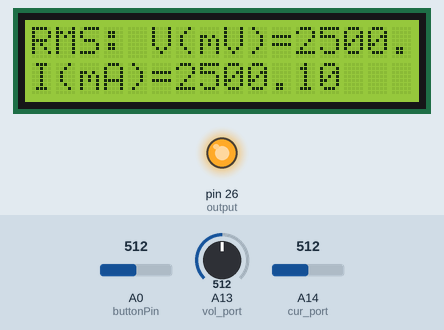
This sketch was run on a simulated Arduino Mega 2560, built with avr-gcc and run on an emulated ATmega2560. On the bench: 16×2 character LCD, output pins drawn as LEDs (lit = HIGH). Inputs (shaded band) come from the test bench; at power-on: A0 (buttonPin) = 512, A13 (vol_port) = 512, A14 (cur_port) = 512.

Above: at 1.7 s.
1.8 s: A0 (buttonPin) set to 11
3.3 s: A0 (buttonPin) set to 8
At 3.7 s:
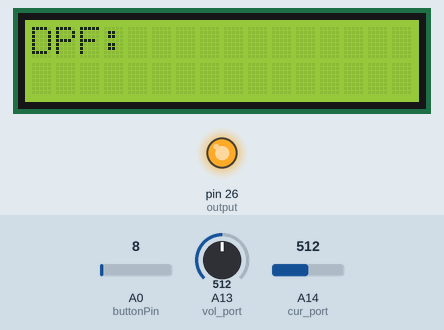
At 4.6 s:
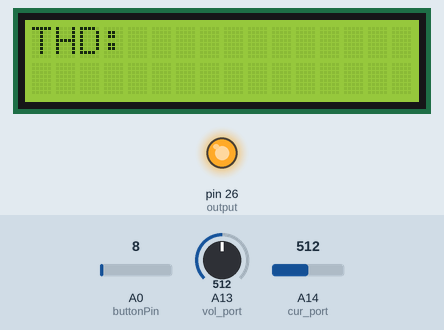
Timing chart, 0 to 6.3 s (numbered marks = the images above; inputs shaded):
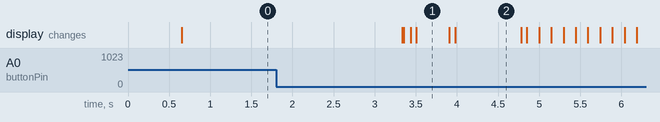

The sketch:

TASK2_test.ino
```cpp
#include <arduinoFFT.h>
#include <LiquidCrystal.h>
#include <MsTimer2.h>
#define sig_freq 4
#define v_offset 0 //assume there is a sensor, which scale and offset the signal
#define c_offset 0 //assume there is a sensor, which scale and offset the signal
#define samp_freq 1000
#define samp_data_NO 256  //2*12,(2T)signal frequency as 50Hz, 24 times of sig_freq, 20*50/50=20
#define vol_port 13 //13 as input to sample voltage
#define cur_port 14 //14 input to sample current
#define output 26 //26 output to control conpensation

LiquidCrystal lcd(8, 9, 4, 5, 6, 7);
// select the pins used on the LCD panel
const PROGMEM int oneP_NO= samp_freq/sig_freq;
const PROGMEM double scale = 0.004883; //5 / 1024
static int tick = 0; // count how many samples being sampled
int i=0;
const PROGMEM long samp_time = 1/samp_freq * 1000; //ms
//Arduino (Atmega) pins default to inputs

arduinoFFT FFT = arduinoFFT(); /* Create FFT object */
static unsigned char samp_flag = 0;
static unsigned char finish_flag = 0;
double vReal[samp_data_NO];
double cReal[samp_data_NO];
double Imag[samp_data_NO] = {0.0};
//double Imag[samp_data_NO] = {0.0};
double *vSamp_add = vReal;
double *cSamp_add = cReal;
/******************sample data every samp_time ms**********************/
int vol_samp, cur_samp;
int vol_max_val, cur_max_val;
int fake_count=0;
void sampling()
{

*vSamp_add = (analogRead(vol_port) - v_offset)*scale; // sample voltage
*cSamp_add = (analogRead(cur_port) - c_offset)*scale; //sample current
//*vSamp_add = (1024 - v_offset)*scale; // sample voltage
//*cSamp_add = (206 - c_offset)*scale; //sample current
//*vSamp_add = 5*sqrt(2)*sin(314*tick/samp_data_NO); // sample voltage
//*cSamp_add = 5*sqrt(2)*sin(314*tick/samp_data_NO+0.785); //sample current

tick++; vSamp_add++; cSamp_add++; //shit pointer and counter operation
if(tick == samp_data_NO)
{
vSamp_add = vReal; //point to the head
cSamp_add = cReal;
tick=0; //clearing counting
samp_flag = 1; //flag to tell enough data
MsTimer2::stop(); // enough data, stop sampling
}
}
/*****************data offset remove****************************/
double *data_offset_remove(double *raw_data,int data_len,int maximum )
{
double data[samp_data_NO];
double divisor = double(maximum) * scale/2;
for(i=0;i<data_len;i++)
{
data[i] = raw_data[i] - divisor;
}
}

/***************************************************************/
//RMS needed
float RMS_vol = 0, RMS_cur = 0;
float vol_temp, cur_temp;
/*************calculate RMS*******************/

double RMS_cal(double *input)
{
double sum=0.0;
//Serial.println("inRMS");
for(i=0;i<oneP_NO;i++)
{
sum += sq(input[i]);
//Serial.println(input[i]);
}
sum = sqrt(sum/oneP_NO);
//Serial.println("end");
//Serial.println("");
return sum;
}
/*******************real power***************************/
double P_cal(double *vol, double *cur)
{
//Serial.println("inP");
//Serial.println(muti);
//Serial.println("");
double p_pow;
for(i=0;i<oneP_NO;i++)
{
p_pow += vol[i]*cur[i];
//Serial.println(p_pow);
}
//Serial.println("");
p_pow = p_pow/oneP_NO;
//Serial.println(p_pow);
//Serial.println("end");
return p_pow;
}
/*************apparent power****************************/
double S_cal(double VRMS, double IRMS)
{
return VRMS * IRMS;
}
/*************q power****************************/
double Q_cal(double qpow, double spow)
{
return sqrt(sq(spow)-sq(qpow));
}
/*******************power factor****************************/
double PF_cal(double p_pow,double s_pow)
{
double tempPF=0;tempPF = p_pow/s_pow;
if(tempPF>1) tempPF=1;
if(tempPF<0) tempPF=0;
return tempPF;
}
//PF needed
/*******************cal PF***************************/
float PF;

//PQS needed
double S_pow, P_pow, Q_pow;
double S_pow1m, P_pow1m, Q_pow1m;
double S_pow3m, P_pow3m, Q_pow3m;

/******************find the harmonic peaks********************/
int peak_index[4]={0};
double harmonics[4]={0};
void find_peaks(double *input,int len)
{
double temp1=0,temp2=0,temp3=0,temp4=0;
double divisor = len/2;
//1st harmonic
for(i=1;i<len/2;i++)
{
if(input[i]>temp1){
temp1 = input[i];
peak_index[0]=i;
}
}
harmonics[0]=temp1/divisor;
//3rd harmonic
for(i=peak_index[0]+2;i<len;i++)
{
if(input[i]>temp2)
{
temp2 = input[i];
peak_index[1]=i;
}
}
harmonics[1]=temp2/divisor;
//5th harmonic
for(i=peak_index[1]+2;i<len;i++)
{
if(input[i]>temp3)
{
temp3 = input[i];
peak_index[2]=i;
}
}
harmonics[2]=temp3/divisor;
//7th harmonic
for(i=peak_index[2]+2;i<len;i++)
{
if(input[i]>temp4)
{
temp4 = input[i];
peak_index[3]=i;
}
}
harmonics[3]=temp4/divisor;
}
//harmonics needed

/**********************cal harmonics**************************/
//use after scaling
void cal_harmonics(double *real, double *image) //max can be cur or vol
{
//Serial.println("inFFT");
FFT.Windowing(real, samp_data_NO, FFT_WIN_TYP_HAMMING, FFT_FORWARD);
FFT.Compute(real, image, samp_data_NO, FFT_FORWARD); /* Compute FFT */
FFT.ComplexToMagnitude(real, image, samp_data_NO); /* Compute magnitudes */
find_peaks(real, samp_data_NO/2);
//Serial.println("end");
//Serial.println(harmonics[0]);
//Serial.println(harmonics[1]);
//Serial.println(harmonics[2]);
//Serial.println(harmonics[3]);
//Serial.println("");
for(i=0;i<samp_data_NO;i++)
{
//Serial.println(real[i]);
real[i]=0;
image[i]=0;
}
//Serial.println("end1");

}
/*******************************cal thd******************************/
//used after harmonics
double thd()
{
//Serial.println("inTHD");
double res =0;
res = sqrt((sq(harmonics[1])+ sq(harmonics[2]) +
sq(harmonics[3])))/harmonics[0];
//Serial.println(res);
//Serial.println("end");
//Serial.println("");
return res;
}
/*******************************cal thd******************************/
float DPF(float thd_cur)
{
return 1/sqrt(1+sq(thd_cur));
}
/*******************************************************************/
void setup() {
// put your setup code here, to run once:
lcd.begin(16, 2);              // start the library
pinMode(26, OUTPUT);
//Serial.begin(9600);
//lcd operation
lcd.print("hello,Arduino!");
lcd.setCursor(0,1);
lcd.print("initialized");
digitalWrite(output,HIGH);
delay(500);
// timer interrupt
MsTimer2::set(samp_time, sampling); //set interrupt, with samp_time as sampling period
MsTimer2::start();
}
int test_count=0;
int mode_switch=1;
const int buttonPin = 0;

double vReal_scaled[samp_data_NO],cReal_scaled[samp_data_NO];
float DFT_cal;
double thdV, thdI;
double P_eng=0, Q_eng=0;
double P_eng1m=0, Q_eng1m=0;
double P_eng3m=0, Q_eng3m=0;
double time_begin=0,time_now,time_diff =0,time_last =0;
long time30s = 30000;
long time1min = 60000;
long time3min = 180000;
long tEnd=0;
void loop() {
// put your main code here, to run repeatedly:
//Serial.println("LOOP_IN");
//Serial.println(mode_switch);
if(samp_flag)
{
//Serial.println("SD=");
for(i=0;i<samp_data_NO;i++)
{
//Serial.println(vReal[i]);
}
//Serial.println("endSP");
//Serial.println("");
memcpy(vReal_scaled,vReal,sizeof(vReal));
memcpy(cReal_scaled,cReal,sizeof(cReal));


int reading = analogRead(buttonPin);
   if(reading<10){
     //Read switch up
     mode_switch++;
     if(mode_switch==9)
     mode_switch = 8;
   }else if(reading>300 && reading<500){
     //Read switch down
     mode_switch--;
     if(mode_switch==0)
     mode_switch = 1;}
     else if (reading>50 && reading<200){
     digitalWrite(output,LOW);
     }
     else if (reading>200 && reading<300){
     digitalWrite(output,HIGH);
     }
     else{
     //No button is pressed;
   }

//Serial.println(26);


switch(mode_switch)
{
case 1: //rms
//Serial.println("rms:");
//Serial.println(oneP_NO);
lcd.clear();
lcd.print("RMS:"); //wehter to stop timer
//delay(500);
RMS_vol = RMS_cal(vReal_scaled);
RMS_cur = RMS_cal(cReal_scaled);
//lcd.clear();
//lcd.home(); //start form top left
lcd.setCursor(5,0);
lcd.print("V(mV)=");
lcd.print(RMS_vol*1000);
lcd.setCursor(0,1);
lcd.print("I(mA)=");
lcd.print(RMS_cur*1000);
//delay(500);
finish_flag = 1;
break;
case 3: //pf
lcd.clear();
lcd.print("PF:");
RMS_vol = RMS_cal(vReal_scaled);
RMS_cur = RMS_cal(cReal_scaled);
P_pow = P_cal(vReal_scaled,cReal_scaled);
//Serial.println("P=");
//Serial.println(P_pow);
S_pow = S_cal(RMS_vol,RMS_cur);
if(reading>600&&reading<800){
     Q_pow = 0;
     S_pow = P_pow;
   }
//Serial.println("S=");
//Serial.println(S_pow);
PF = PF_cal(P_pow,S_pow);
lcd.setCursor(0,1);
lcd.print("pf=");
lcd.print(PF);
//delay(500);
finish_flag = 1;
break;
case 4: //dpf
lcd.clear();
lcd.print("DPF:");
//vReal_scaled = data_scale(vReal,samp_data_NO);
//cReal_scaled = data_scale(cReal,samp_data_NO);
cal_harmonics(cReal_scaled, Imag);
DFT_cal = DPF(thd());
lcd.setCursor(5,0);
lcd.print("dist=");
lcd.print(DFT_cal);
lcd.setCursor(5,1);
lcd.print("disp=");
lcd.print(PF/DFT_cal);

//delay(300);
finish_flag = 1;
break;
case 2: //powerlcd.clear();
lcd.clear();
lcd.print("POW:");
delay(2);
RMS_vol = RMS_cal(vReal_scaled);
RMS_cur = RMS_cal(cReal_scaled);
P_pow = P_cal(vReal_scaled,cReal_scaled);
S_pow = S_cal(RMS_vol,RMS_cur);
Q_pow = Q_cal(P_pow, S_pow);
if(reading>600&&reading<800){
     Q_pow = 0;
     S_pow = P_pow;
   }
lcd.setCursor(5,0);
lcd.print("S=");
lcd.print(S_pow*1000);
lcd.setCursor(0,1);
lcd.print("P=");
lcd.print(P_pow*1000);
lcd.setCursor(7,1);
lcd.print("Q=");
lcd.print(Q_pow*1000);
//delay(500);
finish_flag = 1;
break;
case 5: //THD
lcd.clear();
lcd.print("THD:");
cal_harmonics(vReal_scaled, Imag);
thdV = thd();
cal_harmonics(cReal_scaled, Imag);
thdI = thd();
lcd.setCursor(5,0);
lcd.print("thdV=");
lcd.print(thdV);
lcd.setCursor(5,1);
lcd.print("thdI=");
lcd.print(thdI);
//delay(500);
finish_flag = 1;
break;
case 6: //energy
time_begin = millis();
//Serial.println("tB=");
//Serial.println((time_begin/1000));
time_last = time_begin;
while(time_diff<time30s)
{
if(samp_flag)
{
lcd.clear();
lcd.print("please waite 30s");
lcd.setCursor(0,1);
lcd.print("time=");
lcd.print(time_diff/1000);
RMS_vol = RMS_cal(vReal_scaled);
RMS_cur = RMS_cal(cReal_scaled);
P_pow = P_cal(vReal_scaled,cReal_scaled);
S_pow = S_cal(RMS_vol,RMS_cur);
Q_pow = Q_cal(P_pow, S_pow);
if(reading>600&&reading<800){
     Q_pow = 0;
     S_pow = P_pow;
   }
time_now = millis();
P_eng += P_pow * (time_now-time_last)/1000;
Q_eng += Q_pow * (time_now-time_last)/1000;
time_last=time_now;
time_diff = time_now - time_begin;
//Serial.println(test_count++);
}
samp_flag=0;
MsTimer2::start();
delay(2);
}
tEnd = millis()/1000;
//Serial.println("tE=");
//Serial.println(tEnd);
lcd.clear();
lcd.print("E30:");
lcd.setCursor(5,0);
lcd.print("PE=");
lcd.print(P_eng);
lcd.setCursor(5,1);
lcd.print("QE=");
lcd.print(Q_eng);
//delay(1000);
finish_flag = 1;
break;
case 7:
time_begin = millis();
//Serial.println("tB=");
//Serial.println((time_begin/1000));
time_last = time_begin;
while(time_diff<time1min)
{
if(samp_flag)
{
lcd.clear();
lcd.print("please waite 1m");
lcd.setCursor(0,1);
lcd.print("time=");
lcd.print(time_diff/1000);
RMS_vol = RMS_cal(vReal_scaled);
RMS_cur = RMS_cal(cReal_scaled);
P_pow1m = P_cal(vReal_scaled,cReal_scaled);
S_pow1m = S_cal(RMS_vol,RMS_cur);
Q_pow1m = Q_cal(P_pow1m, S_pow1m);
time_now = millis();
P_eng1m += P_pow1m * (time_now-time_last)/1000;
Q_eng1m += Q_pow1m * (time_now-time_last)/1000;
time_last=time_now;
time_diff = time_now - time_begin;
//Serial.println(test_count++);
}
samp_flag=0;MsTimer2::start();
delay(2);
}
tEnd = millis()/1000;
//Serial.println("tE=");
//Serial.println(tEnd);
lcd.clear();
lcd.print("E1m:");
lcd.setCursor(5,0);
lcd.print("PE=");
lcd.print(P_eng1m);
lcd.setCursor(5,1);
lcd.print("QE=");
lcd.print(Q_eng1m);
//delay(1000);
finish_flag = 1;
break;
case 8:
time_begin = millis();
//lcd.clear();
//lcd.print("tB:");
//lcd.print(time_begin/1000);
//Serial.println("tB=");
//Serial.println((time_begin/1000));
time_last = time_begin;
while(time_diff<time3min)
{
if(samp_flag)
{
lcd.clear();
lcd.print("please waite 3m");
lcd.setCursor(0,1);
lcd.print("time=");
lcd.print(time_diff/1000);
RMS_vol = RMS_cal(vReal_scaled);
RMS_cur = RMS_cal(cReal_scaled);
P_pow3m = P_cal(vReal_scaled,cReal_scaled);
S_pow3m = S_cal(RMS_vol,RMS_cur);
Q_pow3m = Q_cal(P_pow3m, S_pow3m);
time_now = millis();
P_eng3m += P_pow3m * (time_now-time_last)/1000;
Q_eng3m += Q_pow3m * (time_now-time_last)/1000;
time_last=time_now;
time_diff = time_now - time_begin;
//Serial.println(test_count++);
}
samp_flag=0;
MsTimer2::start();
delay(2);
}
tEnd = millis()/1000;
//Serial.println("tE=");
//Serial.println(tEnd);
lcd.clear();
lcd.print("E3m:");
lcd.setCursor(5,0);
lcd.print("PE=");
lcd.print(P_eng3m);
lcd.setCursor(5,1);
lcd.print("QE=");
lcd.print(Q_eng3m);
//delay(1000);
finish_flag = 1;
break;
default:
lcd.clear();
lcd.print("pls select function");
//delay(500);
break;
}
}
if(finish_flag)
{
MsTimer2::start(); //restart sampling
samp_flag =0;finish_flag =0;
}
}
```

Measured:
- the behaviour switches between 10 and 9 on A0 (buttonPin) (found by bisection; images 0 and 1)
- after the input at 1.8 s, every drawn part: stays the same
- after the input at 3.3 s, the display: first changes at once (image 1 shows a later state)
- what the display in image 1 shows lasts 0.4 s, from 3.5 s to 3.9 s
- what the display in image 2 shows lasts 0.8 s, from 4.0 s to 4.8 s
